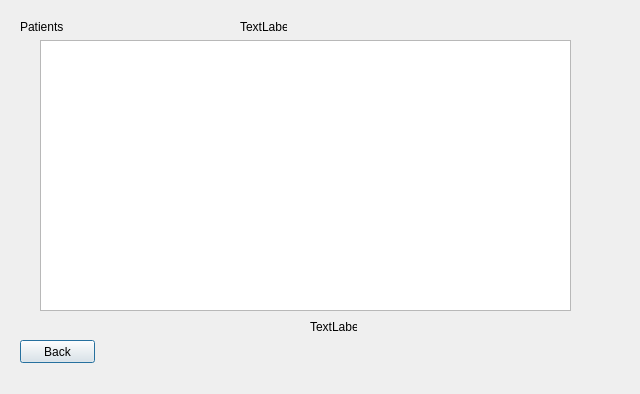
<?xml version="1.0" encoding="UTF-8"?>
<ui version="4.0">
 <class>DoctorPatient</class>
 <widget class="QDialog" name="DoctorPatient">
  <property name="geometry">
   <rect>
    <x>0</x>
    <y>0</y>
    <width>640</width>
    <height>394</height>
   </rect>
  </property>
  <property name="windowTitle">
   <string>Dialog</string>
  </property>
  <widget class="QPushButton" name="pushButton_back">
   <property name="geometry">
    <rect>
     <x>20</x>
     <y>340</y>
     <width>75</width>
     <height>23</height>
    </rect>
   </property>
   <property name="text">
    <string>Back</string>
   </property>
  </widget>
  <widget class="QTableView" name="tableView">
   <property name="geometry">
    <rect>
     <x>40</x>
     <y>40</y>
     <width>531</width>
     <height>271</height>
    </rect>
   </property>
  </widget>
  <widget class="QLabel" name="label">
   <property name="geometry">
    <rect>
     <x>20</x>
     <y>20</y>
     <width>47</width>
     <height>13</height>
    </rect>
   </property>
   <property name="text">
    <string>Patients</string>
   </property>
  </widget>
  <widget class="QLabel" name="label_2">
   <property name="geometry">
    <rect>
     <x>240</x>
     <y>20</y>
     <width>47</width>
     <height>13</height>
    </rect>
   </property>
   <property name="text">
    <string>TextLabel</string>
   </property>
  </widget>
  <widget class="QLabel" name="label_3">
   <property name="geometry">
    <rect>
     <x>310</x>
     <y>320</y>
     <width>47</width>
     <height>13</height>
    </rect>
   </property>
   <property name="text">
    <string>TextLabel</string>
   </property>
  </widget>
 </widget>
 <resources/>
 <connections/>
</ui>
